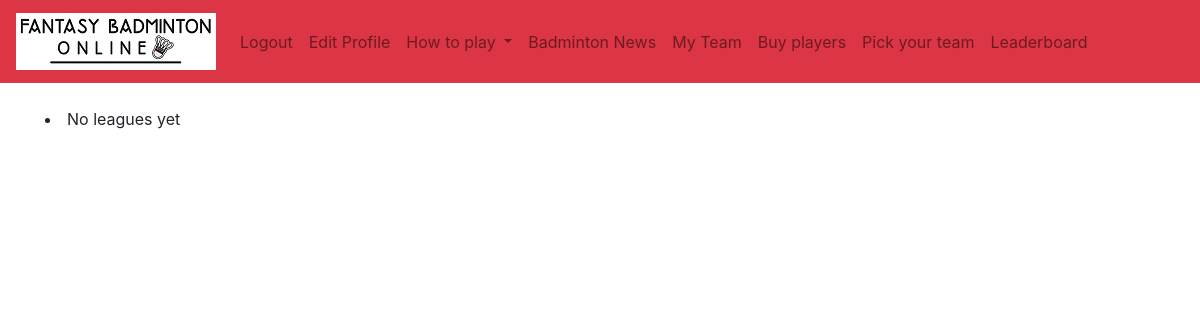
Before: /my_team/league_list (signed in) with the older database file.
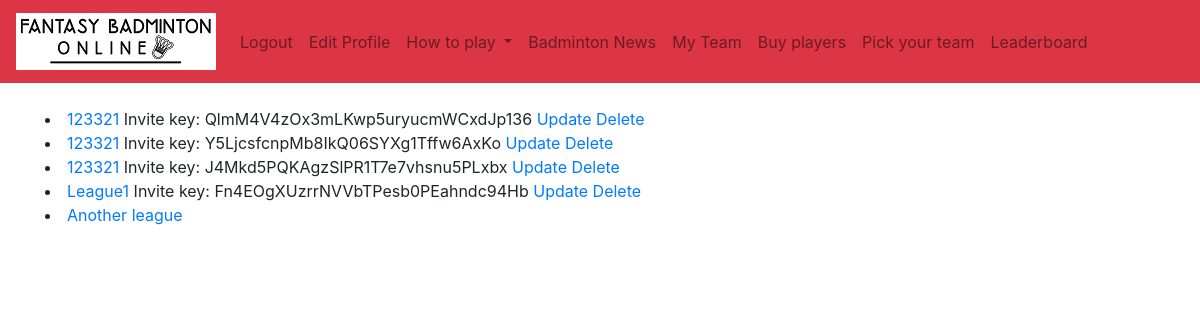
After: the same page with the newer database file.
### authenticate/models.py (models this page shows)
class League(models.Model):
	name = models.CharField(max_length=50)
	owner = models.ForeignKey(settings.AUTH_USER_MODEL,on_delete=models.CASCADE, related_name='owned_leagues')
	invite_key = models.CharField(max_length=32)

### authenticate/views.py (the view)
# urls.py: path('my_team/league_list', views.LeagueList.as_view(), name='league_list'),
class LeagueList(ListView):
	model = League
	paginate_by = 20
	def get_queryset(self, **kwargs):
		user = self.request.user
		qs = super().get_queryset()
		return qs.filter(Q(owner=user) | Q(users__user=user))

### authenticate/templates/authenticate/league_list.html
{% extends 'authenticate/base.html' %}
{% load static %}
{% block content %}
{% for league in object_list %}
    <li><a href="{% url 'league_detail' pk=league.pk %}">{{ league.name }}</a>
	    {% if league.owner == request.user %}
		    Invite key: {{league.invite_key }}
		    <a href="{% url 'update_league' pk=league.pk %}">Update</a>
		    <a href="{% url 'delete_league' pk=league.pk %}">Delete</a>
	    {% endif %}</li>
{% empty %}
    <li>No leagues yet</li>
{% endfor %}
{% endblock %}

Changed rows visible on the page:
added League: name "123321", invite_key "QlmM4V4zOx3mLKwp5uryucmWCxdJp136"
added League: name "123321", invite_key "Y5LjcsfcnpMb8IkQ06SYXg1Tffw6AxKo"
added League: name "123321", invite_key "J4Mkd5PQKAgzSlPR1T7e7vhsnu5PLxbx"
added League: name "League1", invite_key "Fn4EOgXUzrrNVVbTPesb0PEahndc94Hb"
added League: name "Another league"
Other visible differences:
text no longer shown: "No leagues yet"
